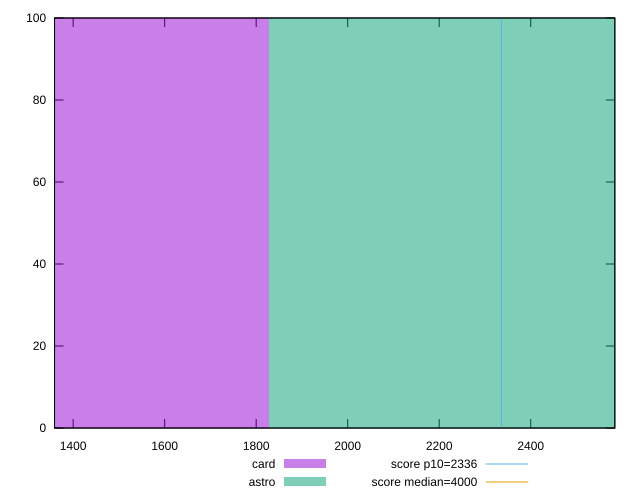

Reproduce this figure in gnuplot.
reset

$card <<EOF
1218.3411455488786 100
EOF

$astro <<EOF
2436.682291097757 100
EOF

set key outside below
set boxwidth 1218.3411455488786
set xrange [1359.357:2583.7829999999994]
set yrange [0:100]
set trange [0:100]
set style fill transparent solid 0.5 noborder

set parametric
set terminal svg size 640, 500 enhanced background rgb 'white'
set output "reports/report_00032_2021-02-25T10-28-15.087Z/first-contentful-paint/comparison/histogram/2_vs_3.svg"

plot $card title "card" with boxes, \
     $astro title "astro" with boxes, \
     2336,t title "score p10=2336", \
     4000,t title "score median=4000"

reset
